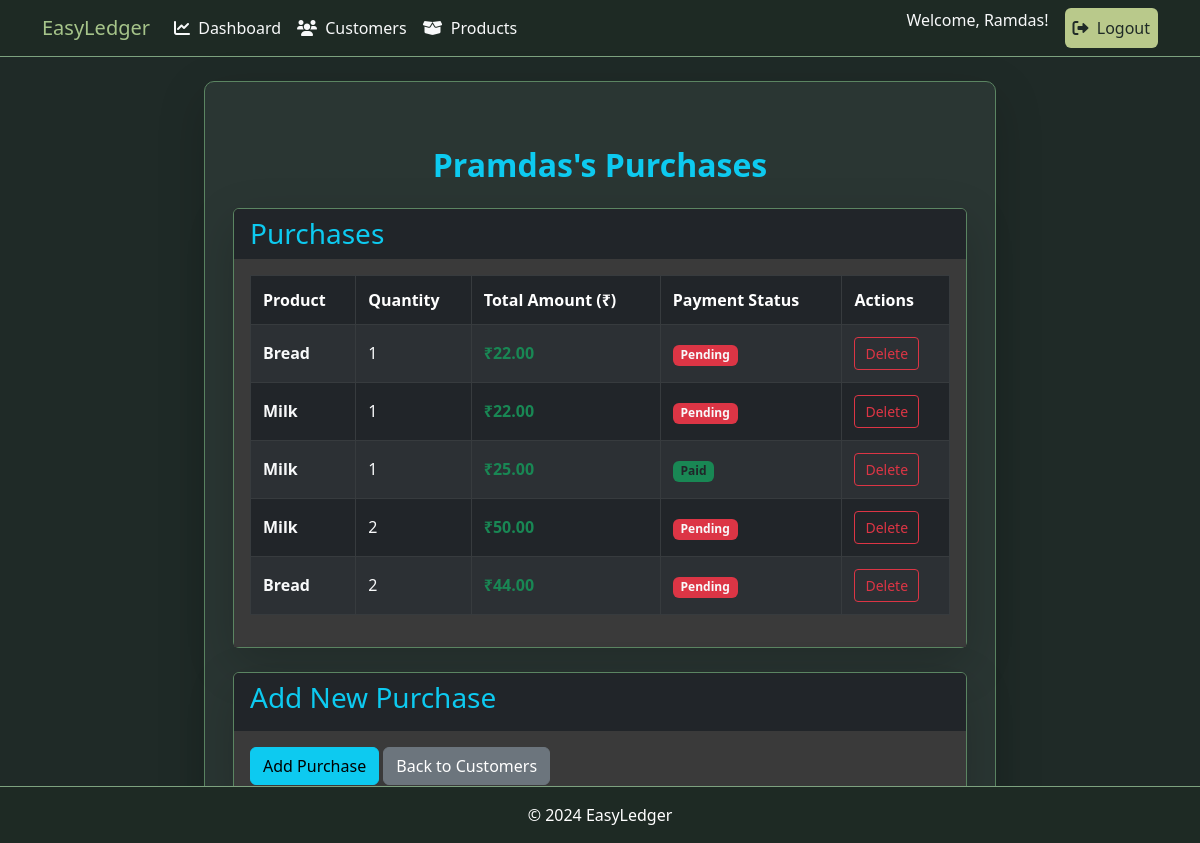
The app's page /app/customers/1/detail/ (signed in) with its own data.
### app/models.py (models this page shows, shortened)
class Customer(models.Model):
    name = models.CharField(max_length=255)
    email = models.EmailField()
    phone = models.CharField(max_length=15)
    address = models.TextField()
    shop_owner = models.ForeignKey(User, related_name='customers', on_delete=models.CASCADE)

class Purchase(models.Model):
    customer = models.ForeignKey(Customer, on_delete=models.CASCADE)
    product = models.ForeignKey(Product, on_delete=models.CASCADE)
    quantity = models.PositiveIntegerField()
    purchase_date = models.DateField(auto_now_add=True)
    total_amount = models.DecimalField(max_digits=10, decimal_places=2)
    payment_status = models.BooleanField(default=False)

class Product(models.Model):
    name = models.CharField(max_length=100)
    price = models.DecimalField(max_digits=10, decimal_places=2)
    description = models.TextField(blank=True, null=True)
    shop_owner = models.ForeignKey(User, related_name='products', on_delete=models.CASCADE)

### app/views.py (the view)
# urls.py: path('customers/<int:pk>/detail/', views.customer_detail, name='customer_detail'),
@login_required
def customer_detail(request, pk):
    customer = get_object_or_404(Customer, pk=pk)
    purchases = Purchase.objects.filter(customer=customer)
    return render(request, 'app/customer_detail.html', {'customer': customer, 'purchases': purchases})

### app/templates/app/customer_detail.html (shortened to what this page needs)
{% extends 'app/base.html' %}
{% block content %}
<div class="container mt-5">
    <h2 class="mb-4 text-center text-info fw-bold">{{ customer.name }}'s Purchases</h2>
    <div class="card mb-4 shadow-lg rounded" style="background-color: #2e2e2e;">
        <div class="card-header bg-dark text-info border-0">
            <h3 class="mb-0">Purchases</h3>
        </div>
        <div class="card-body" style="background-color: #3a3a3a;">
            {% if purchases %}
                <div class="table-responsive" style="max-height: 400px; overflow-y: auto;">
                    <table class="table table-dark table-striped table-bordered">
                        <thead class="bg-secondary text-light">
                            <tr>
                                <th>Product</th>
                                <th>Quantity</th>
                                <th>Total Amount (₹)</th>
                                <th>Payment Status</th>
                                <th>Actions</th>
                            </tr>
                        </thead>
                        <tbody>
                            {% for purchase in purchases %}
                                <tr>
                                    <td class="fw-bold text-light">{{ purchase.product.name }}</td>
                                    <td class="text-light">{{ purchase.quantity }}</td>
                                    <td class="text-success fw-bold">₹{{ purchase.total_amount }}</td>
                                    <td>
                                        {% if purchase.payment_status %}
                                            <span class="badge bg-success text-dark">Paid</span>
                                        {% else %}
                                            <span class="badge bg-danger text-light">Pending</span>
                                        {% endif %}
                                    </td>
                                    <td>
                                        <a href="{% url 'purchase_delete' purchase.id %}" class="btn btn-outline-danger btn-sm">Delete</a>
                                    </td>
                                </tr>
                            {% endfor %}
                        </tbody>
                    </table>
                </div>
            {% else %}
                <p class="text-light">No purchases found for this customer.</p>
            {% endif %}
        </div>
    </div>
    <div class="card shadow-lg rounded" style="background-color: #2e2e2e;">
        <div class="card-header bg-dark text-info border-0">
            <h3>Add New Purchase</h3>
        </div>
        <div class="card-body" style="background-color: #3a3a3a;">
            <form method="POST" action="{% url 'purchase_create' customer.id %}">
                <button type="submit" class="btn btn-info">Add Purchase</button>
                <a href="{% url 'customer_list' %}" class="btn btn-secondary">Back to Customers</a>
            </form>
        </div>
    </div>
</div>
{% endblock %}

### app/templates/app/base.html (shortened to what this page needs)
<!DOCTYPE html>
<html lang="en">
<head>
    <link href="https://cdn.jsdelivr.net/npm/bootstrap@5.3.0-alpha1/dist/css/bootstrap.min.css" rel="stylesheet">
    <link rel="stylesheet" href="https://cdnjs.cloudflare.com/ajax/libs/font-awesome/6.0.0-beta3/css/all.min.css">
</head>
<body>
    <nav class="navbar navbar-expand-lg navbar-dark">
        <div class="container">
            <a class="navbar-brand" href="{% url 'dashboard' %}">EasyLedger</a>
            <div class="collapse navbar-collapse" id="navbarNav">
                <ul class="navbar-nav me-auto">
                    <li class="nav-item">
                        <a class="nav-link text-light" href="{% url 'dashboard' %}"><i class="fas fa-chart-line me-1"></i> Dashboard</a>
                    </li>
                    <li class="nav-item">
                        <a class="nav-link text-light" href="{% url 'customer_list' %}"><i class="fas fa-users me-1"></i> Customers</a>
                    </li>
                    <li class="nav-item">
                        <a class="nav-link text-light" href="{% url 'product_list' %}"><i class="fas fa-box-open me-1"></i> Products</a>
                    </li>
                </ul>
                <ul class="navbar-nav ms-auto">
                    {% if user.is_authenticated %}
                    <li class="nav-item">
                        <span class="navbar-text text-light me-3">
                            Welcome, {{ user.username }}!
                        </span>
                    </li>
                    <li class="nav-item">
                        <form method="POST" action="{% url 'logout' %}">
                            <button type="submit" class="nav-link btn btn-warning">
                                <i class="fas fa-sign-out-alt me-1"></i> Logout
                            </button>
                        </form>
                    </li>
                    {% else %}
                    <li class="nav-item">
                        <a class="nav-link text-light" href="{% url 'login' %}"><i class="fas fa-sign-in-alt me-1"></i> Login</a>
                    </li>
                    {% endif %}
                </ul>
            </div>
        </div>
    </nav>
    <div class="jumbo-container mt-4">
        <div class="row">
            <div class="col-md-8 mx-auto">
                <div class="card shadow-lg mb-4">
                    <div class="card-body">
                        {% block content %}
                        {% endblock %}
                    </div>
                </div>
            </div>
        </div>
    </div>
    <footer class="footer text-center py-3 text-white fixed-bottom">
        <span>&copy; 2024 EasyLedger</span>
    </footer>
</body>
</html>

### app/templates/app/base.html (style rules this page uses)
body { background-color: #1f2a27; color: #d1d5d2; overflow: hidden; }
.navbar { background-color: #1e2a24; border-bottom: 1px solid #7da27f; }
.navbar-brand { color: #a6c48a !important; }
.card { background-color: #2a3633; border: 1px solid #5b8562; border-radius: 10px; }
.card-header { background-color: #232f2c; border-bottom: 1px solid #7da27f; color: #a6c48a; }
.footer { background-color: #1e2a24; border-top: 1px solid #7da27f; }
.table { border-collapse: collapse; width: 100%; }
.table th, .table td { padding: 12px; text-align: left; vertical-align: middle; }
.table thead { background-color: #23302c; color: #9ab98d; }
.btn-warning { background-color: #b9c98b; border-color: #b9c98b; color: #1f2a27; }
.btn-sm { padding: 5px 10px; }
.table-responsive { max-height: 400px; overflow-y: auto; }
i.fas { margin-right: 5px; }

### records on screen
Customer: name "Pramdas"
Purchase: product.name "Bread", quantity "1", total_amount "22.00", payment_status "Pending"
Purchase: product.name "Milk", quantity "1", total_amount "22.00", payment_status "Pending"
Purchase: product.name "Milk", quantity "1", total_amount "25.00", payment_status "Paid"
Purchase: product.name "Milk", quantity "2", total_amount "50.00", payment_status "Pending"
Purchase: product.name "Bread", quantity "2", total_amount "44.00", payment_status "Pending"

### other values on screen
{{ user.username }} "Ramdas"
